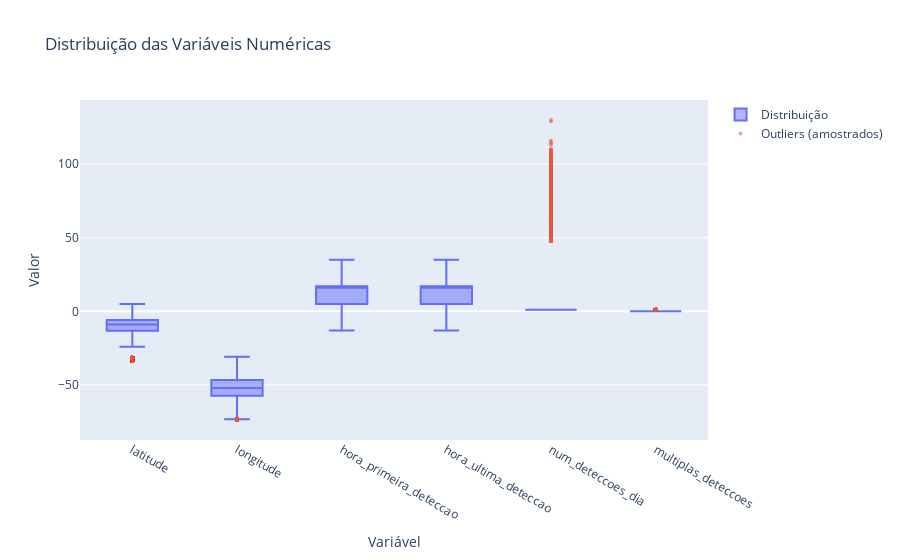

Source (notebook cell):
### Code cell
# Por razões de performance, amostrar somente uma quantidade
# limitada de outliers e pontos por variável
MAX_OUTLIERS_PER_VAR = 3000

stats = (
    pl.concat([col_stats(c) for c in NUMERIC_COLS], how='vertical')
    .with_columns([
        (pl.col('q3') - pl.col('q1')).alias('iqr'),
        (pl.col('q1') - 1.5 * (pl.col('q3') - pl.col('q1'))).alias('lowerfence'),
        (pl.col('q3') + 1.5 * (pl.col('q3') - pl.col('q1'))).alias('upperfence'),
    ])
    .select(['variavel', 'q1', 'median', 'q3', 'lowerfence', 'upperfence'])
)

s = stats.to_dict(as_series=False)

outliers_long = (
    df_daily
    .select(NUMERIC_COLS)
    .unpivot(variable_name='variavel', value_name='valor')
    .drop_nulls('valor')
    .with_columns(pl.col('valor').cast(pl.Float64))
    .join(stats.select(['variavel', 'lowerfence', 'upperfence']), on='variavel', how='inner')
    .filter((pl.col('valor') < pl.col('lowerfence')) | (pl.col('valor') > pl.col('upperfence')))
    # Pega os outliers mais distantes das cercas
    .with_columns(
        pl.when(pl.col('valor') < pl.col('lowerfence'))
          .then(pl.col('lowerfence') - pl.col('valor'))
          .otherwise(pl.col('valor') - pl.col('upperfence'))
          .alias('dist_fence')
    )
    .sort(['variavel', 'dist_fence'], descending=[False, True])
    .group_by('variavel', maintain_order=True)
    .head(MAX_OUTLIERS_PER_VAR)
    .select(['variavel', 'valor'])
)

o = outliers_long.to_dict(as_series=False)

fig = go.Figure()

fig.add_trace(go.Box(
    x=s['variavel'],
    q1=s['q1'],
    median=s['median'],
    q3=s['q3'],
    lowerfence=s['lowerfence'],
    upperfence=s['upperfence'],
    boxpoints=False,
    name='Distribuição'
))

fig.add_trace(go.Scatter(
    x=o['variavel'],
    y=o['valor'],
    mode='markers',
    name=f'Outliers (amostrados)',
    marker=dict(size=4, opacity=0.55),
))

fig.update_layout(
    title='Distribuição das Variáveis Numéricas',
    xaxis_title='Variável',
    yaxis_title='Valor',
)
fig.show()

### Figure 1 — Plotly figure (JSON) as saved in the notebook; plotly's stock layout.template omitted (floating-point values rounded to 4 significant figures; data arrays with more than 128 entries replaced by an {"elided": "..."} marker saying what was removed)
{"data": [{"boxpoints": false, "lowerfence": [-24.06, -73.28, -13, -13, 1, 0], "median": [-8.952, -52.08, 16, 16, 1, 0], "name": "Distribuição", "q1": [-13.2, -57.37, 5, 5, 1, 0], "q3": [-5.958, -46.77, 17, 17, 1, 0], "type": "box", "upperfence": [4.901, -30.86, 35, 35, 1, 0], "x": ["latitude", "longitude", "hora_primeira_deteccao", "hora_ultima_deteccao", "num_deteccoes_dia", "multiplas_deteccoes"]}, {"marker": {"opacity": 0.55, "size": 4}, "mode": "markers", "name": "Outliers (amostrados)", "type": "scatter", "x": {"elided": "11404 str values"}, "y": {"elided": "11404 float values"}}], "layout": {"title": {"text": "Distribuição das Variáveis Numéricas"}, "xaxis": {"title": {"text": "Variável"}}, "yaxis": {"title": {"text": "Valor"}}}}
